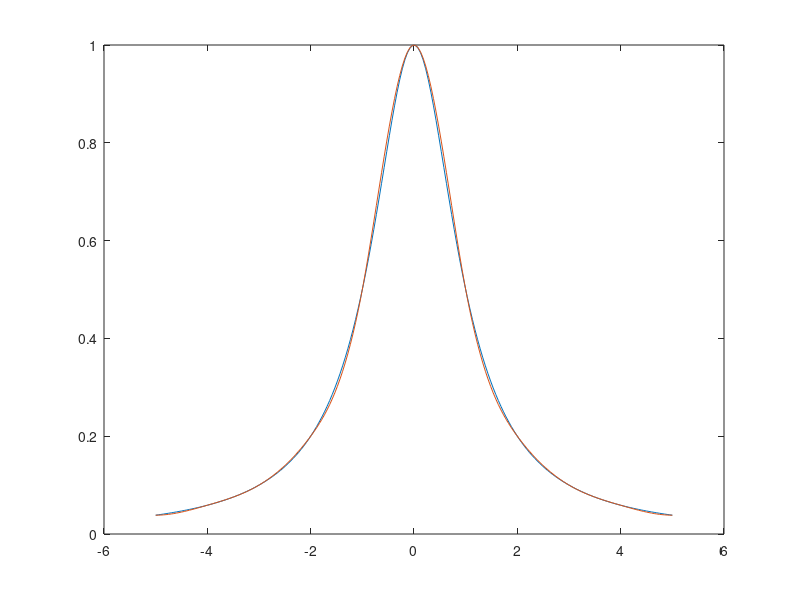

The MATLAB source for this figure:
clf ;
hold off

R=@(t) 1 ./ (1+t.^2);

xx = linspace(-5,5,200) ;
plot(xx, R(xx)) ;
hold on ;

t = linspace(-5,5,11) ;
f = R(t) ;
msp = spline(t, [0 f 0]) ;

plot(xx,ppval(msp, xx)) ;

% plot( xx, spline(t, [0 f 0], xx ))
